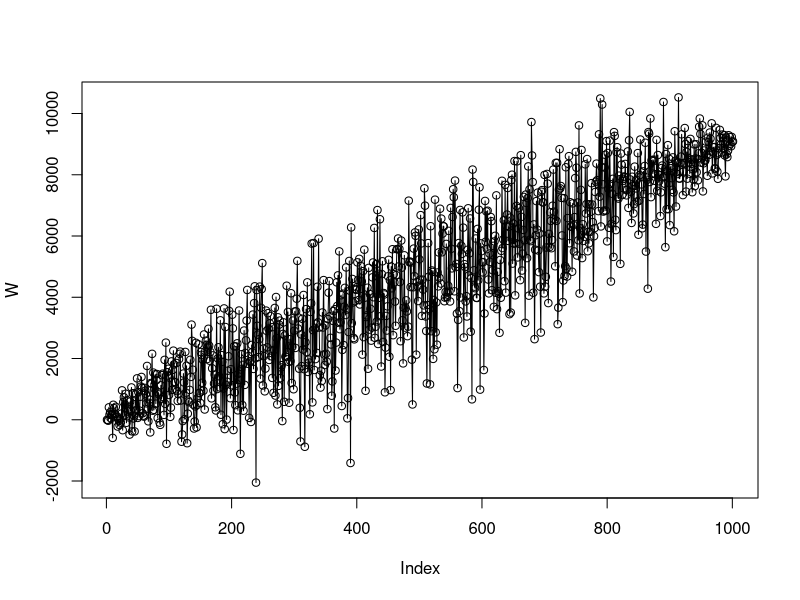

The R source for this figure:
# set.seed(1)

drift = 10
diffusion = 10000

s_i = 0
s_j = 1000

bmDraw = function(s, drift, diffusion){
  x = rnorm(1, 0, sqrt(s))
  return (x)
}

bbInt = function(drift, diffusion, s_i, s_j, x_i, x_j, s){
  x = rnorm(
    1,
    (x_i + ( (s - s_i) / (s_j - s_i) ) * (x_j - x_i)),
    sqrt(((s_j - s) * (s - s_i)) / (s_j - s_i))
  )
  return (x)
}

W = rep(NA, s_j - s_i + 1)
W[s_i +1] = bmDraw(s_i, drift, diffusion)
x_i = W[s_i +1]
W[s_j +1] = bmDraw(s_j, drift, diffusion)
x_j = W[s_j +1]

for (s in (s_i +1) : (s_j -1)) {
  W[s +1] = bbInt(
    drift, diffusion,
    s_i, s_j, W[s_i +1], W[s_j +1], s
    )
}

time_indices = seq_along(W) - 1 # This starts the time series at 0.

# Transform the BM vector W to include drift and diffusion
W = drift * time_indices + sqrt(diffusion) * W

plot(W)
lines(W)





